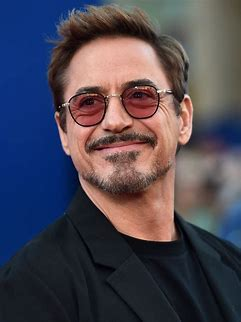
#> input picture CV_Builder_Series/robert.jpeg, 241 x 322 px, found by its file name
$ python task_3.py
#> lines starting #> are read from the running program, lines starting #| are printed output that depends on the picture
# Importing OpenCV Library
import cv2
# Relative or absolute path of the input image file
img_path = "C:\\Users\\rishm\\OneDrive\\Desktop\\BUILD\\Fun with image processing\\CV_Builder_Series\\robert.jpeg"

# reading image (by default the flag is 1 if not specidied)
image = cv2.imread(img_path)
#> image is the input picture: shape (322, 241, 3); mean B, G, R 83.4, 71.4, 76

img_gray = cv2.cvtColor(image,cv2.COLOR_BGR2GRAY)
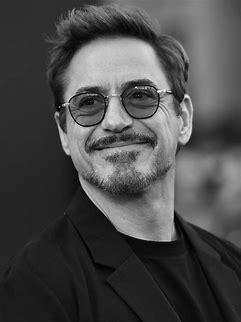
#> img_gray: shape (322, 241); min 1, max 252, mean 74.1


# Display image in a window
cv2.imshow("Output1",image)
cv2.imshow("Output2",img_gray)

# Saving the image
cv2.imwrite(img_path, img_gray)


# Wait until any key press (press any key to close the window)
cv2.waitKey()
# kill all the windows
cv2.destroyAllWindows()

$ run again, with CV_Builder_Series/tom.jpeg copied over CV_Builder_Series/robert.jpeg
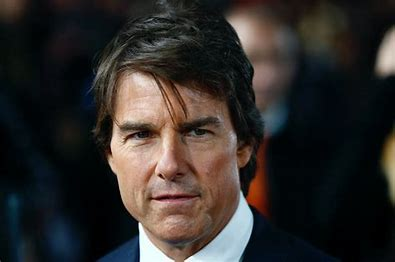
#> input picture CV_Builder_Series/tom.jpeg, 395 x 262 px, found by its file name
#> image is the input picture: shape (262, 395, 3); mean B, G, R 41.8, 44.1, 47.8
#> `img_gray = cv2.cvtColor(image,cv2.COLOR_BGR2GRAY)`:
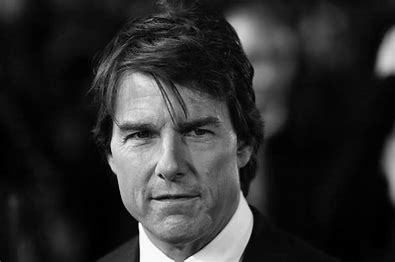
#> img_gray: shape (262, 395); min 0, max 255, mean 45

$ run again, with CV_Builder_Series/ball.png saved as CV_Builder_Series/robert.jpeg
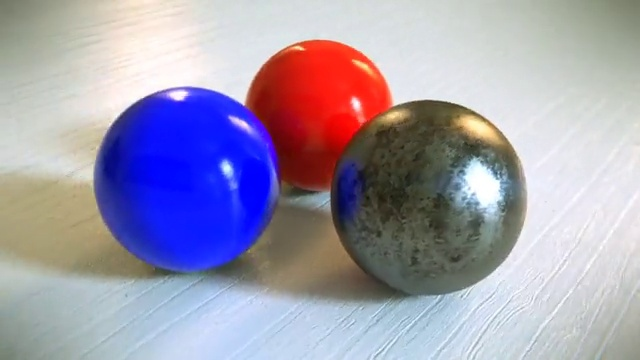
#> input picture CV_Builder_Series/ball.png, 640 x 360 px, found by its file name
#> image is the input picture: shape (360, 640, 3); mean B, G, R 175.3, 155.7, 161.7
#> `img_gray = cv2.cvtColor(image,cv2.COLOR_BGR2GRAY)`:
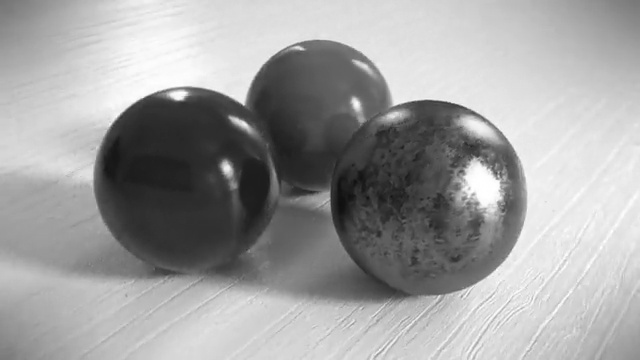
#> img_gray: shape (360, 640); min 15, max 255, mean 159.7
